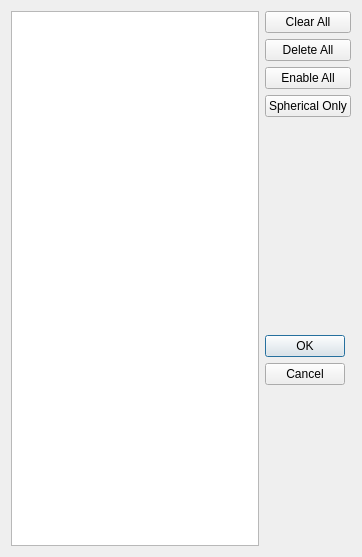
<?xml version="1.0" encoding="UTF-8"?>
<ui version="4.0">
 <class>zernikeDlg</class>
 <widget class="QDialog" name="zernikeDlg">
  <property name="geometry">
   <rect>
    <x>0</x>
    <y>0</y>
    <width>362</width>
    <height>557</height>
   </rect>
  </property>
  <property name="windowTitle">
   <string>Computed Zernike Values</string>
  </property>
  <layout class="QHBoxLayout" name="horizontalLayout">
   <item>
    <widget class="QTableView" name="tableView">
     <property name="wordWrap">
      <bool>false</bool>
     </property>
    </widget>
   </item>
   <item>
    <layout class="QVBoxLayout" name="verticalLayout">
     <item>
      <widget class="QPushButton" name="clear">
       <property name="text">
        <string>Clear All</string>
       </property>
      </widget>
     </item>
     <item>
      <widget class="QPushButton" name="delete_2">
       <property name="text">
        <string>Delete All</string>
       </property>
      </widget>
     </item>
     <item>
      <widget class="QPushButton" name="enableAll">
       <property name="text">
        <string>Enable All</string>
       </property>
      </widget>
     </item>
     <item>
      <widget class="QPushButton" name="spherical">
       <property name="text">
        <string>Spherical Only</string>
       </property>
      </widget>
     </item>
     <item>
      <spacer name="verticalSpacer">
       <property name="orientation">
        <enum>Qt::Vertical</enum>
       </property>
       <property name="sizeHint" stdset="0">
        <size>
         <width>20</width>
         <height>40</height>
        </size>
       </property>
      </spacer>
     </item>
     <item>
      <widget class="QDialogButtonBox" name="buttonBox">
       <property name="orientation">
        <enum>Qt::Vertical</enum>
       </property>
       <property name="standardButtons">
        <set>QDialogButtonBox::Cancel|QDialogButtonBox::Ok</set>
       </property>
      </widget>
     </item>
    </layout>
   </item>
  </layout>
 </widget>
 <resources/>
 <connections>
  <connection>
   <sender>buttonBox</sender>
   <signal>accepted()</signal>
   <receiver>zernikeDlg</receiver>
   <slot>accept()</slot>
   <hints>
    <hint type="sourcelabel">
     <x>248</x>
     <y>254</y>
    </hint>
    <hint type="destinationlabel">
     <x>157</x>
     <y>274</y>
    </hint>
   </hints>
  </connection>
  <connection>
   <sender>buttonBox</sender>
   <signal>rejected()</signal>
   <receiver>zernikeDlg</receiver>
   <slot>reject()</slot>
   <hints>
    <hint type="sourcelabel">
     <x>316</x>
     <y>260</y>
    </hint>
    <hint type="destinationlabel">
     <x>286</x>
     <y>274</y>
    </hint>
   </hints>
  </connection>
 </connections>
</ui>
